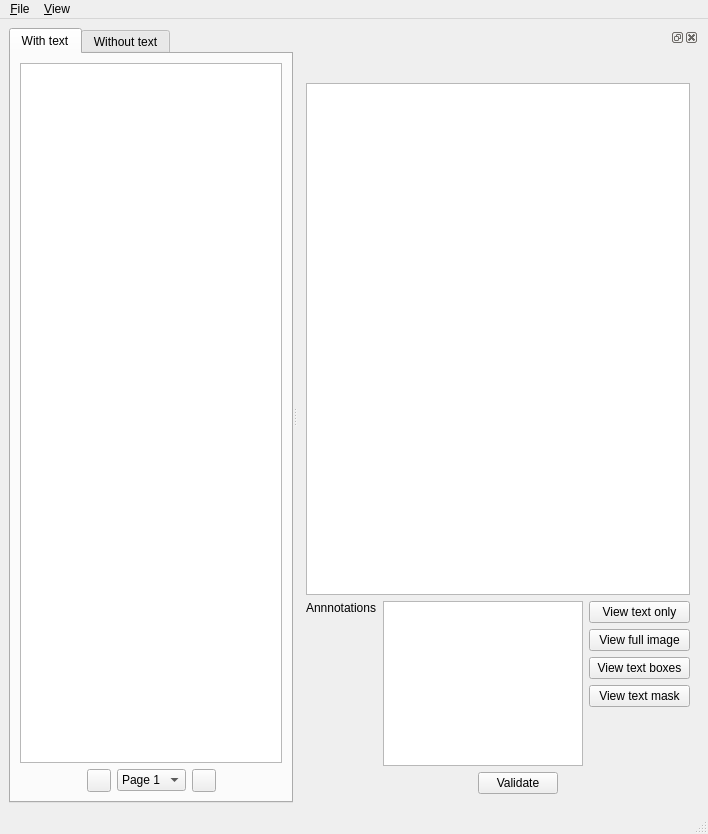
<ui version="4.0" >
 <class>MainWindow</class>
 <widget class="QMainWindow" name="MainWindow" >
  <property name="geometry" >
   <rect>
    <x>0</x>
    <y>0</y>
    <width>708</width>
    <height>834</height>
   </rect>
  </property>
  <property name="windowTitle" >
   <string>MainWindow</string>
  </property>
  <property name="dockNestingEnabled" >
   <bool>true</bool>
  </property>
  <property name="dockOptions" >
   <set>QMainWindow::AllowNestedDocks|QMainWindow::AllowTabbedDocks|QMainWindow::AnimatedDocks</set>
  </property>
  <widget class="QWidget" name="centralwidget" >
   <layout class="QVBoxLayout" name="verticalLayout_4" >
    <item>
     <widget class="QSplitter" name="splitter" >
      <property name="orientation" >
       <enum>Qt::Horizontal</enum>
      </property>
      <widget class="QTabWidget" name="tabWidget" >
       <property name="sizePolicy" >
        <sizepolicy vsizetype="Expanding" hsizetype="Expanding" >
         <horstretch>0</horstretch>
         <verstretch>0</verstretch>
        </sizepolicy>
       </property>
       <property name="minimumSize" >
        <size>
         <width>0</width>
         <height>0</height>
        </size>
       </property>
       <property name="autoFillBackground" >
        <bool>false</bool>
       </property>
       <property name="tabShape" >
        <enum>QTabWidget::Rounded</enum>
       </property>
       <property name="currentIndex" >
        <number>0</number>
       </property>
       <widget class="QWidget" name="tab" >
        <attribute name="title" >
         <string>With text</string>
        </attribute>
        <layout class="QGridLayout" name="gridLayout" >
         <item row="0" column="0" >
          <layout class="QVBoxLayout" name="verticalLayout_5" >
           <item>
            <widget class="QListWidget" name="withTextListWidget" >
             <property name="sizePolicy" >
              <sizepolicy vsizetype="Expanding" hsizetype="Expanding" >
               <horstretch>0</horstretch>
               <verstretch>0</verstretch>
              </sizepolicy>
             </property>
             <property name="editTriggers" >
              <set>QAbstractItemView::NoEditTriggers</set>
             </property>
             <property name="tabKeyNavigation" >
              <bool>true</bool>
             </property>
             <property name="showDropIndicator" stdset="0" >
              <bool>false</bool>
             </property>
             <property name="selectionMode" >
              <enum>QAbstractItemView::ExtendedSelection</enum>
             </property>
             <property name="iconSize" >
              <size>
               <width>150</width>
               <height>150</height>
              </size>
             </property>
             <property name="movement" >
              <enum>QListView::Static</enum>
             </property>
             <property name="flow" >
              <enum>QListView::LeftToRight</enum>
             </property>
             <property name="isWrapping" stdset="0" >
              <bool>true</bool>
             </property>
             <property name="resizeMode" >
              <enum>QListView::Adjust</enum>
             </property>
             <property name="layoutMode" >
              <enum>QListView::Batched</enum>
             </property>
             <property name="spacing" >
              <number>10</number>
             </property>
             <property name="gridSize" >
              <size>
               <width>170</width>
               <height>200</height>
              </size>
             </property>
             <property name="viewMode" >
              <enum>QListView::IconMode</enum>
             </property>
             <property name="uniformItemSizes" >
              <bool>true</bool>
             </property>
             <property name="batchSize" >
              <number>100</number>
             </property>
             <property name="wordWrap" >
              <bool>true</bool>
             </property>
             <property name="selectionRectVisible" >
              <bool>true</bool>
             </property>
            </widget>
           </item>
           <item>
            <layout class="QHBoxLayout" name="horizontalLayout_4" >
             <item>
              <spacer name="horizontalSpacer" >
               <property name="orientation" >
                <enum>Qt::Horizontal</enum>
               </property>
               <property name="sizeHint" stdset="0" >
                <size>
                 <width>40</width>
                 <height>20</height>
                </size>
               </property>
              </spacer>
             </item>
             <item>
              <widget class="QToolButton" name="prevBtn" >
               <property name="text" >
                <string/>
               </property>
               <property name="icon" >
                <iconset resource="../gui.qrc" >
                 <normaloff>:/icons/prev.png</normaloff>:/icons/prev.png</iconset>
               </property>
              </widget>
             </item>
             <item>
              <widget class="QComboBox" name="comboBox" >
               <item>
                <property name="text" >
                 <string>Page 1</string>
                </property>
               </item>
              </widget>
             </item>
             <item>
              <widget class="QToolButton" name="nextBtn" >
               <property name="text" >
                <string/>
               </property>
               <property name="icon" >
                <iconset resource="../gui.qrc" >
                 <normaloff>:/icons/next.png</normaloff>:/icons/next.png</iconset>
               </property>
              </widget>
             </item>
             <item>
              <spacer name="horizontalSpacer_2" >
               <property name="orientation" >
                <enum>Qt::Horizontal</enum>
               </property>
               <property name="sizeHint" stdset="0" >
                <size>
                 <width>40</width>
                 <height>20</height>
                </size>
               </property>
              </spacer>
             </item>
            </layout>
           </item>
          </layout>
         </item>
        </layout>
       </widget>
       <widget class="QWidget" name="tab_2" >
        <attribute name="title" >
         <string>Without text</string>
        </attribute>
        <layout class="QVBoxLayout" name="verticalLayout_6" >
         <item>
          <widget class="QListWidget" name="withoutTextListWidget" >
           <property name="sizePolicy" >
            <sizepolicy vsizetype="Expanding" hsizetype="Expanding" >
             <horstretch>0</horstretch>
             <verstretch>0</verstretch>
            </sizepolicy>
           </property>
           <property name="layoutMode" >
            <enum>QListView::Batched</enum>
           </property>
           <property name="batchSize" >
            <number>5</number>
           </property>
          </widget>
         </item>
        </layout>
       </widget>
      </widget>
      <widget class="QDockWidget" name="dockWidget" >
       <property name="sizePolicy" >
        <sizepolicy vsizetype="Maximum" hsizetype="Expanding" >
         <horstretch>0</horstretch>
         <verstretch>0</verstretch>
        </sizepolicy>
       </property>
       <widget class="QWidget" name="dockWidgetContents" >
        <property name="sizePolicy" >
         <sizepolicy vsizetype="Preferred" hsizetype="Expanding" >
          <horstretch>0</horstretch>
          <verstretch>0</verstretch>
         </sizepolicy>
        </property>
        <layout class="QGridLayout" name="gridLayout_2" >
         <item row="0" column="0" >
          <layout class="QVBoxLayout" name="verticalLayout_7" >
           <item>
            <spacer name="verticalSpacer_3" >
             <property name="orientation" >
              <enum>Qt::Vertical</enum>
             </property>
             <property name="sizeHint" stdset="0" >
              <size>
               <width>20</width>
               <height>40</height>
              </size>
             </property>
            </spacer>
           </item>
           <item>
            <spacer name="verticalSpacer_4" >
             <property name="orientation" >
              <enum>Qt::Vertical</enum>
             </property>
             <property name="sizeHint" stdset="0" >
              <size>
               <width>20</width>
               <height>40</height>
              </size>
             </property>
            </spacer>
           </item>
           <item>
            <widget class="QGraphicsView" name="graphicsView" >
             <property name="sizePolicy" >
              <sizepolicy vsizetype="Expanding" hsizetype="Expanding" >
               <horstretch>0</horstretch>
               <verstretch>0</verstretch>
              </sizepolicy>
             </property>
             <property name="minimumSize" >
              <size>
               <width>350</width>
               <height>512</height>
              </size>
             </property>
             <property name="maximumSize" >
              <size>
               <width>16777215</width>
               <height>512</height>
              </size>
             </property>
            </widget>
           </item>
           <item>
            <layout class="QVBoxLayout" name="verticalLayout_3" >
             <item>
              <layout class="QHBoxLayout" name="horizontalLayout" >
               <item>
                <layout class="QVBoxLayout" name="verticalLayout_2" >
                 <property name="sizeConstraint" >
                  <enum>QLayout::SetNoConstraint</enum>
                 </property>
                 <item>
                  <widget class="QLabel" name="label" >
                   <property name="sizePolicy" >
                    <sizepolicy vsizetype="Maximum" hsizetype="Maximum" >
                     <horstretch>0</horstretch>
                     <verstretch>0</verstretch>
                    </sizepolicy>
                   </property>
                   <property name="text" >
                    <string>Annnotations</string>
                   </property>
                  </widget>
                 </item>
                 <item>
                  <spacer name="verticalSpacer" >
                   <property name="orientation" >
                    <enum>Qt::Vertical</enum>
                   </property>
                   <property name="sizeType" >
                    <enum>QSizePolicy::Expanding</enum>
                   </property>
                   <property name="sizeHint" stdset="0" >
                    <size>
                     <width>20</width>
                     <height>40</height>
                    </size>
                   </property>
                  </spacer>
                 </item>
                </layout>
               </item>
               <item>
                <widget class="QTextEdit" name="textEdit" >
                 <property name="sizePolicy" >
                  <sizepolicy vsizetype="Maximum" hsizetype="Minimum" >
                   <horstretch>0</horstretch>
                   <verstretch>0</verstretch>
                  </sizepolicy>
                 </property>
                 <property name="maximumSize" >
                  <size>
                   <width>200</width>
                   <height>16777215</height>
                  </size>
                 </property>
                </widget>
               </item>
               <item>
                <layout class="QVBoxLayout" name="verticalLayout" >
                 <item>
                  <widget class="QPushButton" name="textOnlyButton" >
                   <property name="sizePolicy" >
                    <sizepolicy vsizetype="Fixed" hsizetype="Minimum" >
                     <horstretch>0</horstretch>
                     <verstretch>0</verstretch>
                    </sizepolicy>
                   </property>
                   <property name="text" >
                    <string>View text only</string>
                   </property>
                   <property name="checkable" >
                    <bool>true</bool>
                   </property>
                   <property name="autoExclusive" >
                    <bool>true</bool>
                   </property>
                  </widget>
                 </item>
                 <item>
                  <widget class="QPushButton" name="fullImageButton" >
                   <property name="sizePolicy" >
                    <sizepolicy vsizetype="Fixed" hsizetype="Minimum" >
                     <horstretch>0</horstretch>
                     <verstretch>0</verstretch>
                    </sizepolicy>
                   </property>
                   <property name="text" >
                    <string>View full image</string>
                   </property>
                   <property name="checkable" >
                    <bool>true</bool>
                   </property>
                   <property name="autoExclusive" >
                    <bool>true</bool>
                   </property>
                  </widget>
                 </item>
                 <item>
                  <widget class="QPushButton" name="textBoxesButton" >
                   <property name="sizePolicy" >
                    <sizepolicy vsizetype="Fixed" hsizetype="Minimum" >
                     <horstretch>0</horstretch>
                     <verstretch>0</verstretch>
                    </sizepolicy>
                   </property>
                   <property name="text" >
                    <string>View text boxes</string>
                   </property>
                   <property name="checkable" >
                    <bool>true</bool>
                   </property>
                   <property name="autoExclusive" >
                    <bool>true</bool>
                   </property>
                  </widget>
                 </item>
                 <item>
                  <widget class="QPushButton" name="textMaskButton" >
                   <property name="sizePolicy" >
                    <sizepolicy vsizetype="Fixed" hsizetype="Minimum" >
                     <horstretch>0</horstretch>
                     <verstretch>0</verstretch>
                    </sizepolicy>
                   </property>
                   <property name="text" >
                    <string>View text mask</string>
                   </property>
                   <property name="checkable" >
                    <bool>true</bool>
                   </property>
                   <property name="autoExclusive" >
                    <bool>true</bool>
                   </property>
                  </widget>
                 </item>
                 <item>
                  <spacer name="verticalSpacer_2" >
                   <property name="orientation" >
                    <enum>Qt::Vertical</enum>
                   </property>
                   <property name="sizeType" >
                    <enum>QSizePolicy::Expanding</enum>
                   </property>
                   <property name="sizeHint" stdset="0" >
                    <size>
                     <width>20</width>
                     <height>40</height>
                    </size>
                   </property>
                  </spacer>
                 </item>
                </layout>
               </item>
              </layout>
             </item>
             <item>
              <layout class="QHBoxLayout" name="horizontalLayout_2" >
               <item>
                <spacer name="horizontalSpacer_3" >
                 <property name="orientation" >
                  <enum>Qt::Horizontal</enum>
                 </property>
                 <property name="sizeType" >
                  <enum>QSizePolicy::Minimum</enum>
                 </property>
                 <property name="sizeHint" stdset="0" >
                  <size>
                   <width>40</width>
                   <height>20</height>
                  </size>
                 </property>
                </spacer>
               </item>
               <item>
                <widget class="QPushButton" name="pushButton_2" >
                 <property name="sizePolicy" >
                  <sizepolicy vsizetype="Fixed" hsizetype="Maximum" >
                   <horstretch>0</horstretch>
                   <verstretch>0</verstretch>
                  </sizepolicy>
                 </property>
                 <property name="text" >
                  <string>Validate</string>
                 </property>
                 <property name="icon" >
                  <iconset resource="../gui.qrc" >
                   <normaloff>:/icons/ok.png</normaloff>:/icons/ok.png</iconset>
                 </property>
                </widget>
               </item>
              </layout>
             </item>
            </layout>
           </item>
          </layout>
         </item>
         <item row="1" column="0" >
          <spacer name="verticalSpacer_5" >
           <property name="orientation" >
            <enum>Qt::Vertical</enum>
           </property>
           <property name="sizeHint" stdset="0" >
            <size>
             <width>20</width>
             <height>40</height>
            </size>
           </property>
          </spacer>
         </item>
        </layout>
       </widget>
      </widget>
     </widget>
    </item>
   </layout>
  </widget>
  <widget class="QMenuBar" name="menubar" >
   <property name="geometry" >
    <rect>
     <x>0</x>
     <y>0</y>
     <width>708</width>
     <height>24</height>
    </rect>
   </property>
   <widget class="QMenu" name="menuFile" >
    <property name="title" >
     <string>&amp;File</string>
    </property>
    <addaction name="actionScan_directory" />
    <addaction name="separator" />
    <addaction name="action_Quit" />
   </widget>
   <widget class="QMenu" name="menu_View" >
    <property name="title" >
     <string>&amp;View</string>
    </property>
    <addaction name="actionFull_Image" />
    <addaction name="actionText_Boxes" />
    <addaction name="separator" />
    <addaction name="action_Text_Only" />
    <addaction name="actionText_Mask" />
   </widget>
   <addaction name="menuFile" />
   <addaction name="menu_View" />
  </widget>
  <widget class="QStatusBar" name="statusbar" />
  <action name="actionScan_directory" >
   <property name="icon" >
    <iconset resource="../gui.qrc" >
     <normaloff>:/icons/photos.png</normaloff>:/icons/photos.png</iconset>
   </property>
   <property name="text" >
    <string>&amp;Scan directory...</string>
   </property>
  </action>
  <action name="action_Text_Only" >
   <property name="checkable" >
    <bool>true</bool>
   </property>
   <property name="text" >
    <string>&amp;Text only</string>
   </property>
  </action>
  <action name="actionFull_Image" >
   <property name="checkable" >
    <bool>true</bool>
   </property>
   <property name="text" >
    <string>Full image</string>
   </property>
  </action>
  <action name="actionText_Boxes" >
   <property name="checkable" >
    <bool>true</bool>
   </property>
   <property name="text" >
    <string>Text boxes</string>
   </property>
  </action>
  <action name="actionText_Mask" >
   <property name="checkable" >
    <bool>true</bool>
   </property>
   <property name="text" >
    <string>Text mask</string>
   </property>
  </action>
  <action name="action_Quit" >
   <property name="text" >
    <string>&amp;Quit</string>
   </property>
  </action>
 </widget>
 <resources>
  <include location="../gui.qrc" />
 </resources>
 <connections>
  <connection>
   <sender>action_Quit</sender>
   <signal>activated()</signal>
   <receiver>MainWindow</receiver>
   <slot>close()</slot>
   <hints>
    <hint type="sourcelabel" >
     <x>-1</x>
     <y>-1</y>
    </hint>
    <hint type="destinationlabel" >
     <x>353</x>
     <y>335</y>
    </hint>
   </hints>
  </connection>
  <connection>
   <sender>actionFull_Image</sender>
   <signal>activated()</signal>
   <receiver>fullImageButton</receiver>
   <slot>toggle()</slot>
   <hints>
    <hint type="sourcelabel" >
     <x>-1</x>
     <y>-1</y>
    </hint>
    <hint type="destinationlabel" >
     <x>634</x>
     <y>492</y>
    </hint>
   </hints>
  </connection>
  <connection>
   <sender>action_Text_Only</sender>
   <signal>activated()</signal>
   <receiver>textOnlyButton</receiver>
   <slot>toggle()</slot>
   <hints>
    <hint type="sourcelabel" >
     <x>-1</x>
     <y>-1</y>
    </hint>
    <hint type="destinationlabel" >
     <x>634</x>
     <y>457</y>
    </hint>
   </hints>
  </connection>
  <connection>
   <sender>actionText_Boxes</sender>
   <signal>activated()</signal>
   <receiver>textBoxesButton</receiver>
   <slot>toggle()</slot>
   <hints>
    <hint type="sourcelabel" >
     <x>-1</x>
     <y>-1</y>
    </hint>
    <hint type="destinationlabel" >
     <x>634</x>
     <y>527</y>
    </hint>
   </hints>
  </connection>
  <connection>
   <sender>actionText_Mask</sender>
   <signal>activated()</signal>
   <receiver>textMaskButton</receiver>
   <slot>toggle()</slot>
   <hints>
    <hint type="sourcelabel" >
     <x>-1</x>
     <y>-1</y>
    </hint>
    <hint type="destinationlabel" >
     <x>634</x>
     <y>562</y>
    </hint>
   </hints>
  </connection>
 </connections>
</ui>
